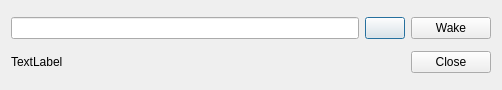
<ui version="4.0" >
 <class>mainDialog</class>
 <widget class="QDialog" name="mainDialog" >
  <property name="geometry" >
   <rect>
    <x>0</x>
    <y>0</y>
    <width>502</width>
    <height>90</height>
   </rect>
  </property>
  <property name="windowTitle" >
   <string>KWake On Lan</string>
  </property>
  <layout class="QVBoxLayout" name="verticalLayout" >
   <item>
    <layout class="QHBoxLayout" name="horizontalLayout" >
     <item>
      <widget class="QLineEdit" name="ui_macAddr" />
     </item>
     <item>
      <widget class="QPushButton" name="ui_saveButton" >
       <property name="text" >
        <string/>
       </property>
      </widget>
     </item>
     <item>
      <widget class="QPushButton" name="ui_wakeButton" >
       <property name="text" >
        <string>Wake</string>
       </property>
      </widget>
     </item>
    </layout>
   </item>
   <item>
    <layout class="QHBoxLayout" name="horizontalLayout_2" >
     <item>
      <widget class="QLabel" name="ui_statusText" >
       <property name="text" >
        <string>TextLabel</string>
       </property>
      </widget>
     </item>
     <item>
      <spacer name="horizontalSpacer" >
       <property name="orientation" >
        <enum>Qt::Horizontal</enum>
       </property>
       <property name="sizeHint" stdset="0" >
        <size>
         <width>40</width>
         <height>20</height>
        </size>
       </property>
      </spacer>
     </item>
     <item>
      <widget class="QPushButton" name="pushButton" >
       <property name="text" >
        <string>Close</string>
       </property>
      </widget>
     </item>
    </layout>
   </item>
  </layout>
 </widget>
 <resources/>
 <connections>
  <connection>
   <sender>pushButton</sender>
   <signal>released()</signal>
   <receiver>mainDialog</receiver>
   <slot>accept()</slot>
   <hints>
    <hint type="sourcelabel" >
     <x>465</x>
     <y>66</y>
    </hint>
    <hint type="destinationlabel" >
     <x>250</x>
     <y>44</y>
    </hint>
   </hints>
  </connection>
 </connections>
</ui>
